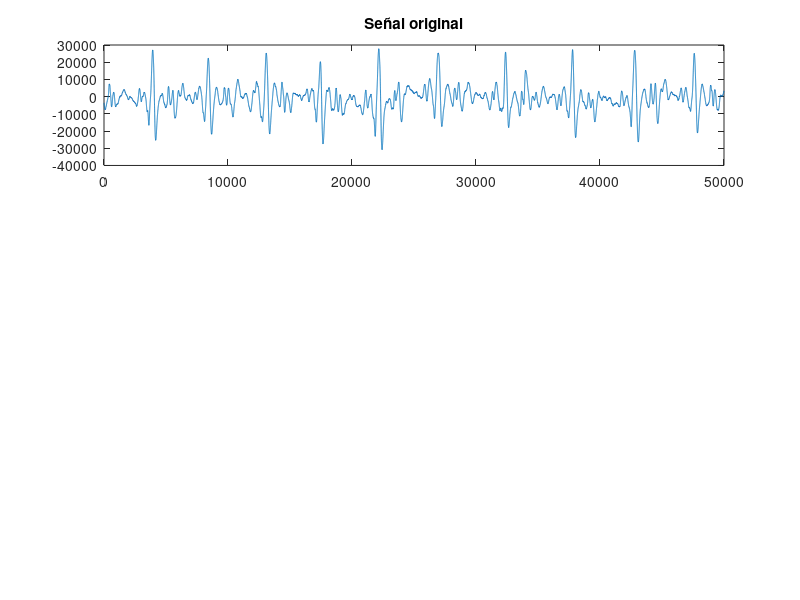

MATLAB code for this plot: (Note: this script raises an error after producing the figure.)
function filtro_butterworth
clear all, close all, clc
load('b002m.mat');
figure ();
subplot(3,1,1);
plot (val);
title ('Señal original');

%% Pasa Altas Butterworth
%fc = 0.1
%fs = 0.5
%W = fc/(Fs/2);
%[b,a]= butter(6,W, 'HIGH');
%hfvt= fvtool(b,a, 'Analysis','freq'); 
%nSignHP=filter(b,a,val);


%% Pasa Bajas Butterworth
fc = 100
fs = 90
W = fc/(Fs/2);
[b,a]= butter(6,W, 'low');
hfvt= fvtool(b,a, 'Analysis','freq'); 
nSignLP=filter(b,a,val);
subplot(3,1,3);
plot(nSignLP);
title('Señal con filtro pasa bajas Butterworth');

end